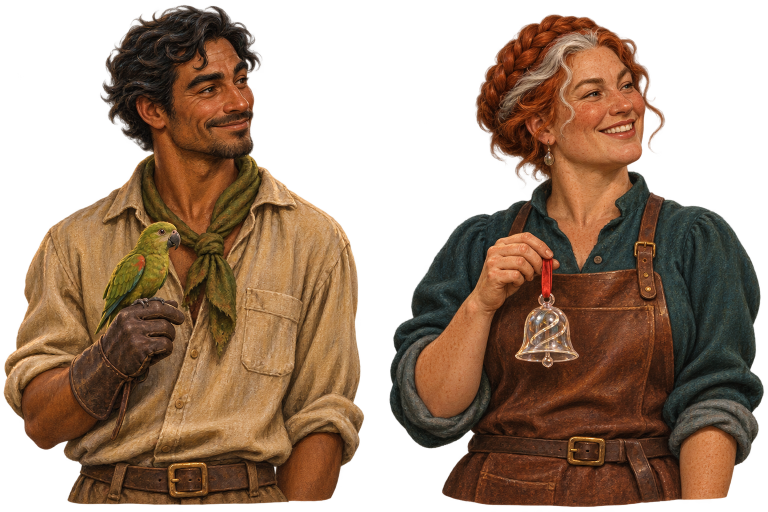
#> input picture art/match3-residents/source.png, 1536 x 1024 px (shown at 1/2 size)
$ python resident_portraits.py
#> lines starting #> are read from the running program, lines starting #| are printed output that depends on the picture
"""Register building residents from their shared transparent portrait sheets."""
import argparse
from pathlib import Path

from PIL import Image

ROOT = Path(__file__).resolve().parents[1]
SHEETS = {
    'source.png': [('christmas-market', 'ada', (768, 0, 1536, 880))],
    'chart-and-clock.png': [('christmas-market', 'otis', (768, 0, 1536, 1024))],
}


def prepare(check):
#> called with check = False
    for source, cast in SHEETS.items():
        with Image.open(ROOT / 'art/match3-residents' / source) as sheet:
#> sheet is the input picture: PIL image 1536x1024 RGBA; mean R, G, B, A 91.1, 61.5, 38.5, 155.6
            assert sheet.mode == 'RGBA' and sheet.size == (1536, 1024)
            for game, speaker, crop in cast:
                bust = sheet.crop(crop)
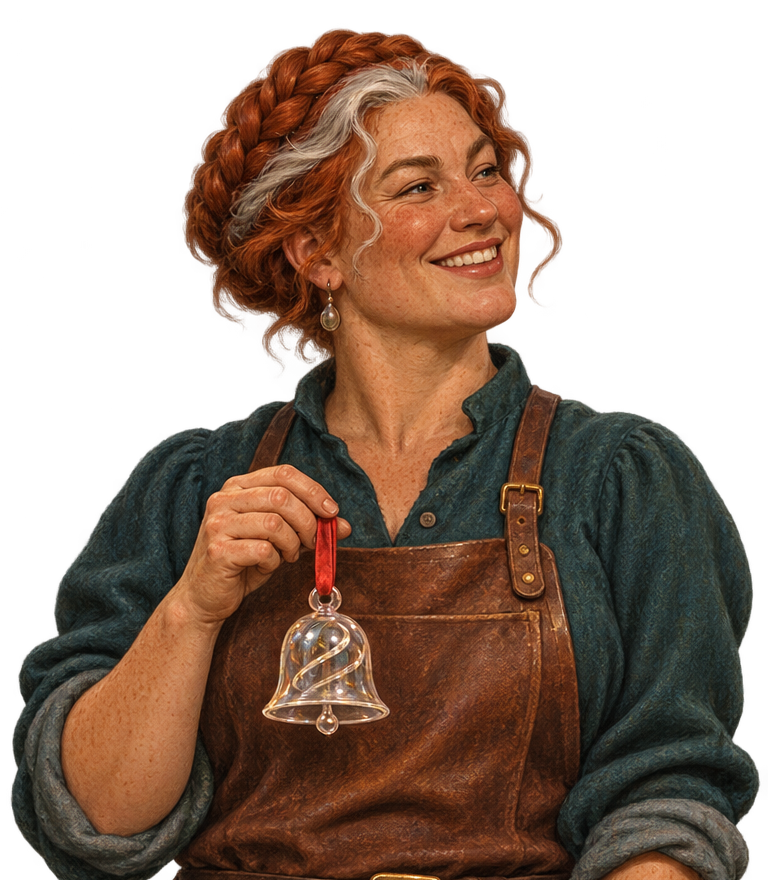
#> bust: PIL image 768x880 RGBA; mean R, G, B, A 78.3, 51.9, 34.9, 155.2; transparent parts drawn white
                bust = bust.crop(bust.getchannel('A').getbbox())
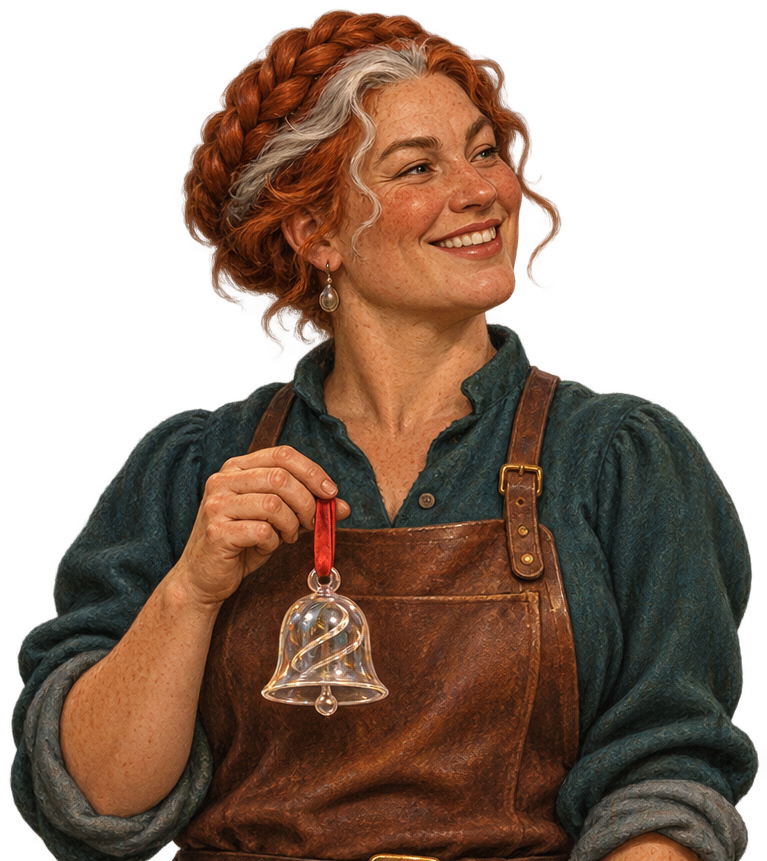
#> bust: PIL image 767x861 RGBA; mean R, G, B, A 79, 52.6, 35.5, 158.8; transparent parts drawn white
                bust.thumbnail((320, 480), Image.Resampling.LANCZOS)
#> bust: PIL image 320x359 RGBA
                canvas = Image.new('RGBA', (320, 480))
#> canvas: PIL image 320x480 RGBA; every value is 0
                canvas.paste(bust, ((320 - bust.width) // 2, 480 - bust.height))
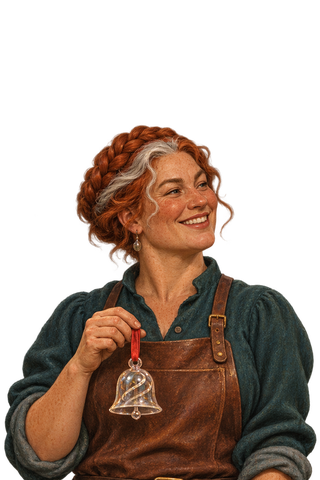
#> canvas: PIL image 320x480 RGBA; mean R, G, B, A 47.9, 31.5, 21.5, 118.8; transparent parts drawn white
                path = ROOT / 'games' / game / 'data/story/characters' / (speaker + '.png')
                if check:
                    with Image.open(path) as saved:
                        assert saved.mode == canvas.mode and saved.size == canvas.size and saved.tobytes() == canvas.tobytes(), path
                else:
                    canvas.save(path)
#> pass 2 of the loop in prepare, `for source, cast in SHEETS.items():`:
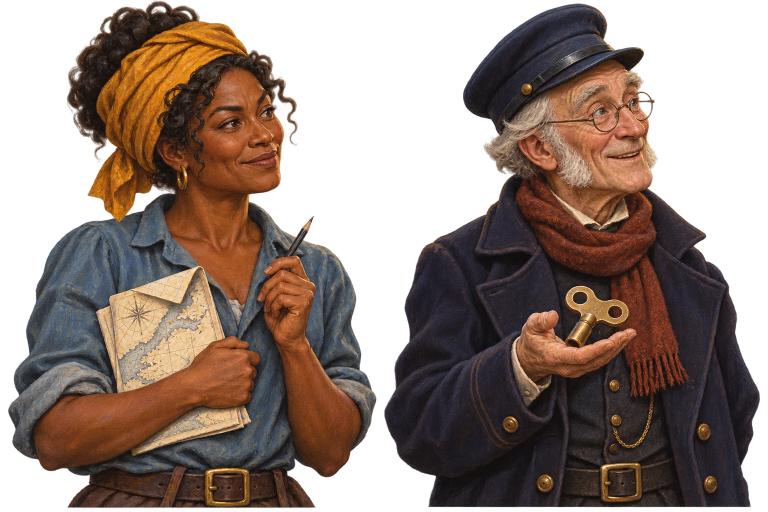
#> input picture art/match3-residents/chart-and-clock.png, 1536 x 1024 px (shown at 1/2 size)
#> in prepare, sheet is the input picture: PIL image 1536x1024 RGBA; mean R, G, B, A 74.2, 53.8, 43.2, 160.3
#> in prepare, `bust = bust.crop(bust.getchannel('A').getbbox())`:
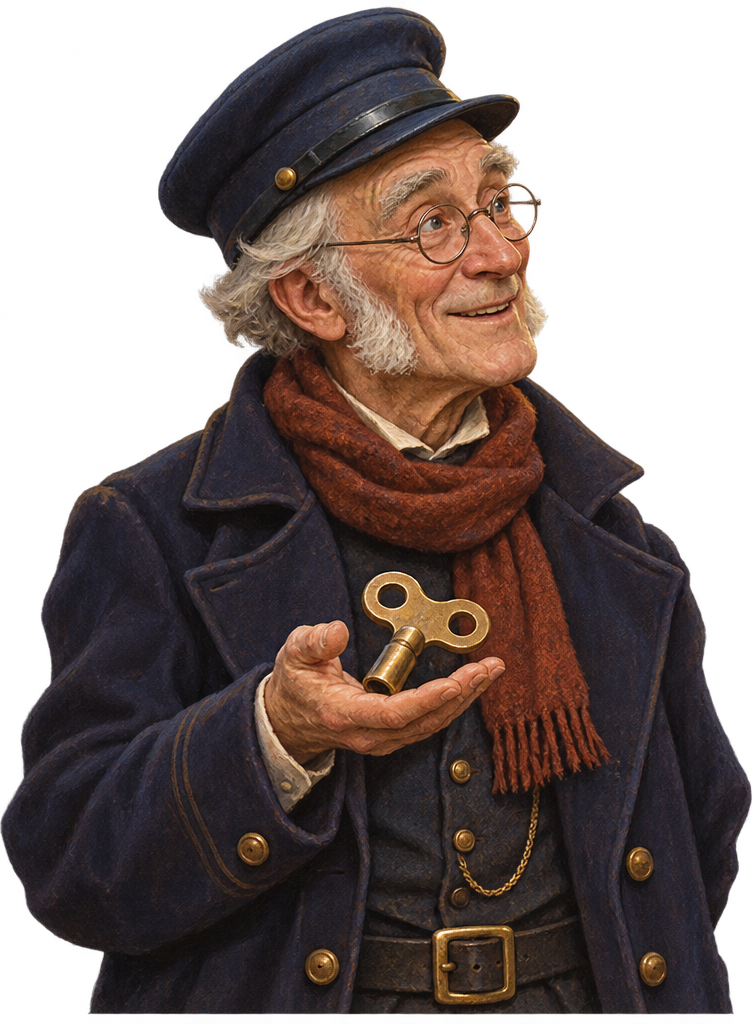
#> bust: PIL image 754x1024 RGBA; mean R, G, B, A 58.3, 43, 39.5, 163.9; transparent parts drawn white
#> in prepare, `canvas.paste(bust, ((320 - bust.width) // 2, 480 - bust.height))`:
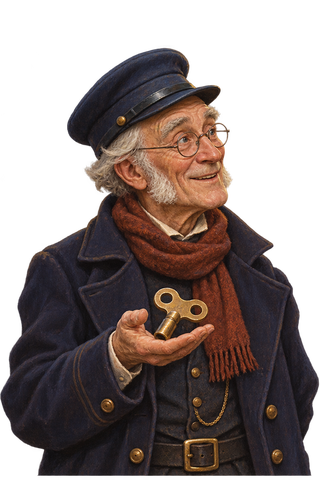
#> canvas: PIL image 320x480 RGBA; mean R, G, B, A 41.9, 30.1, 27.3, 148.5; transparent parts drawn white


if __name__ == '__main__':
    parser = argparse.ArgumentParser(description=__doc__)
    parser.add_argument('--check', action='store_true')
    prepare(parser.parse_args().check)
